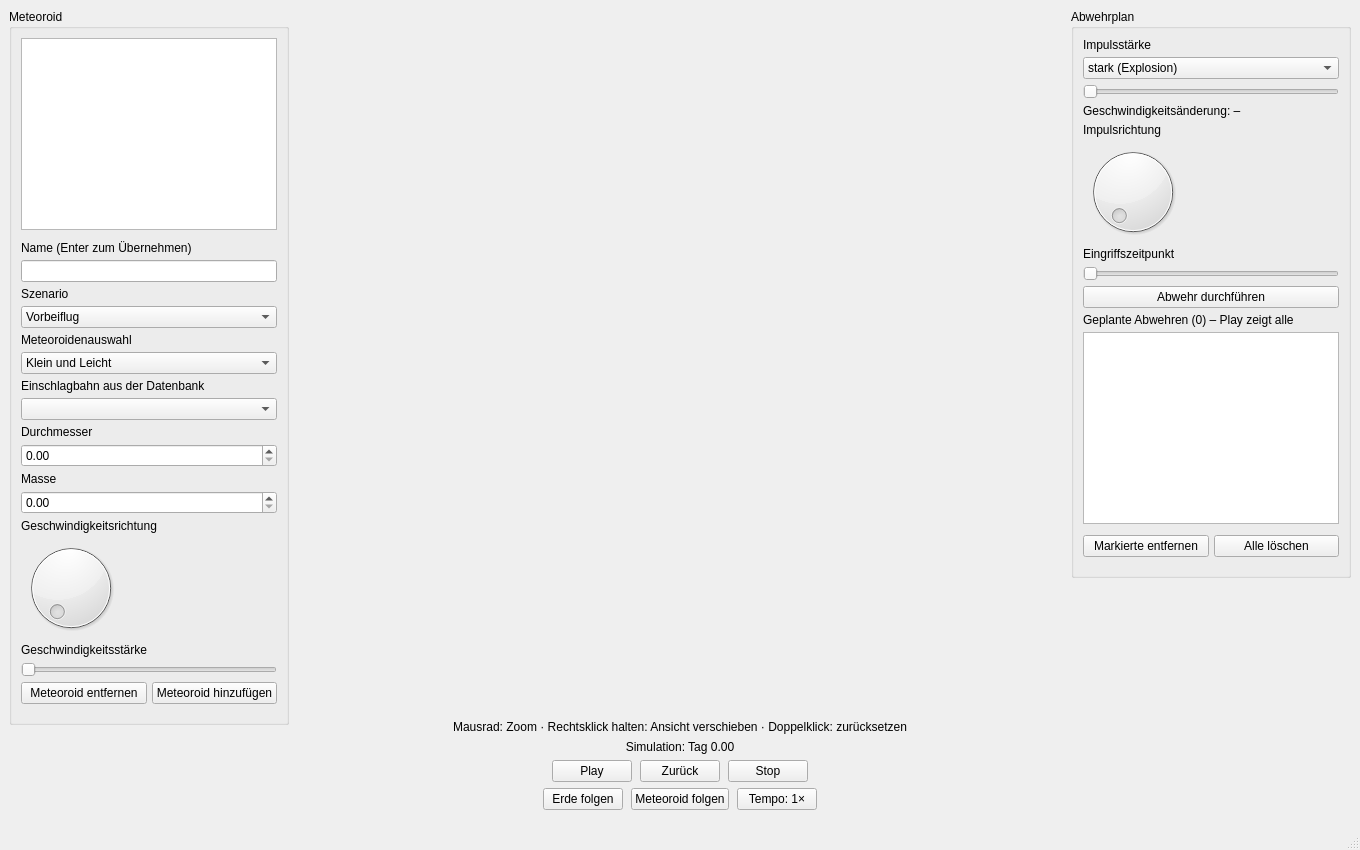
<?xml version='1.0' encoding='utf-8'?>
<ui version="4.0">
  <class>MainWindow</class>
  <widget class="QMainWindow" name="MainWindow">
    <property name="geometry">
      <rect>
        <x>0</x>
        <y>0</y>
        <width>1360</width>
        <height>850</height>
      </rect>
    </property>
    <property name="windowTitle">
      <string>SimTools – Meteoroidenabwehr</string>
    </property>
    <widget class="QWidget" name="centralwidget">
      <layout class="QHBoxLayout" name="horizontalLayout" stretch="0,1,0">
        <item alignment="Qt::AlignTop">
          <widget class="QGroupBox" name="meteoroid">
            <property name="title">
              <string>Meteoroid</string>
            </property>
            <layout class="QHBoxLayout" name="horizontalLayout_5">
              <item>
                <layout class="QVBoxLayout" name="verticalLayout">
                  <item>
                    <widget class="QListWidget" name="listWidget">
                      <property name="minimumHeight">
                        <number>96</number>
                      </property>
                      <property name="maximumHeight">
                        <number>96</number>
                      </property>
                    </widget>
                  </item>
                  <item>
                    <spacer name="meteoroidenListeAbstand">
                      <property name="orientation">
                        <enum>Qt::Orientation::Vertical</enum>
                      </property>
                      <property name="sizeType">
                        <enum>QSizePolicy::Fixed</enum>
                      </property>
                      <property name="sizeHint" stdset="0">
                        <size>
                          <width>20</width>
                          <height>6</height>
                        </size>
                      </property>
                    </spacer>
                  </item>
                  <item>
                    <widget class="QLabel" name="MeteoroidNameLabel">
                      <property name="text">
                        <string>Name (Enter zum Übernehmen)</string>
                      </property>
                    </widget>
                  </item>
                  <item>
                    <widget class="QLineEdit" name="MeteoroidNameEingabe">
                      <property name="minimumHeight">
                        <number>27</number>
                      </property>
                      <property name="maximumHeight">
                        <number>27</number>
                      </property>
                    </widget>
                  </item>
                  <item>
                    <widget class="QLabel" name="Szenario">
                      <property name="text">
                        <string>Szenario</string>
                      </property>
                    </widget>
                  </item>
                  <item>
                    <widget class="QComboBox" name="SzenarioAuswahl">
                      <item>
                        <property name="text">
                          <string>Vorbeiflug</string>
                        </property>
                      </item>
                      <item>
                        <property name="text">
                          <string>Kollision</string>
                        </property>
                      </item>
                      <property name="minimumHeight">
                        <number>27</number>
                      </property>
                      <property name="maximumHeight">
                        <number>27</number>
                      </property>
                    </widget>
                  </item>
                  <item>
                    <widget class="QLabel" name="Meteoroidenwahl">
                      <property name="text">
                        <string>Meteoroidenauswahl</string>
                      </property>
                    </widget>
                  </item>
                  <item>
                    <widget class="QComboBox" name="MeteoroidenAuswahl">
                      <item>
                        <property name="text">
                          <string>Klein und Leicht</string>
                        </property>
                      </item>
                      <item>
                        <property name="text">
                          <string>Eigener Meteoroid</string>
                        </property>
                      </item>
                      <item>
                        <property name="text">
                          <string>Groß und Schwer</string>
                        </property>
                      </item>
                      <property name="minimumHeight">
                        <number>27</number>
                      </property>
                      <property name="maximumHeight">
                        <number>27</number>
                      </property>
                    </widget>
                  </item>
                  <item>
                    <widget class="QLabel" name="KatalogLabel">
                      <property name="text">
                        <string>Einschlagbahn aus der Datenbank</string>
                      </property>
                    </widget>
                  </item>
                  <item>
                    <widget class="QComboBox" name="KatalogAuswahl">
                      <property name="minimumHeight">
                        <number>27</number>
                      </property>
                      <property name="maximumHeight">
                        <number>27</number>
                      </property>
                    </widget>
                  </item>
                  <item>
                    <widget class="QLabel" name="Durchmesser">
                      <property name="text">
                        <string>Durchmesser</string>
                      </property>
                    </widget>
                  </item>
                  <item>
                    <widget class="QDoubleSpinBox" name="GroesseEingabe">
                      <property name="minimumHeight">
                        <number>27</number>
                      </property>
                      <property name="maximumHeight">
                        <number>27</number>
                      </property>
                    </widget>
                  </item>
                  <item>
                    <widget class="QLabel" name="Masse">
                      <property name="text">
                        <string>Masse</string>
                      </property>
                    </widget>
                  </item>
                  <item>
                    <widget class="QDoubleSpinBox" name="GewichtEingabe">
                      <property name="minimumHeight">
                        <number>27</number>
                      </property>
                      <property name="maximumHeight">
                        <number>27</number>
                      </property>
                    </widget>
                  </item>
                  <item>
                    <widget class="QLabel" name="Geschwindigkeit">
                      <property name="text">
                        <string>Geschwindigkeitsrichtung</string>
                      </property>
                    </widget>
                  </item>
                  <item>
                    <widget class="QDial" name="GeschwindigkeitsRichtung">
                      <property name="minimumWidth">
                        <number>78</number>
                      </property>
                      <property name="maximumWidth">
                        <number>78</number>
                      </property>
                      <property name="minimumHeight">
                        <number>78</number>
                      </property>
                      <property name="maximumHeight">
                        <number>78</number>
                      </property>
                      <property name="sizePolicy">
                        <sizepolicy hsizetype="Fixed" vsizetype="Fixed">
                          <horstretch>0</horstretch>
                          <verstretch>0</verstretch>
                        </sizepolicy>
                      </property>
                    </widget>
                  </item>
                  <item>
                    <widget class="QLabel" name="Geschwindigkeitsstaerke">
                      <property name="text">
                        <string>Geschwindigkeitsstärke</string>
                      </property>
                    </widget>
                  </item>
                  <item>
                    <widget class="QSlider" name="GeschwindigkeitRegler">
                      <property name="orientation">
                        <enum>Qt::Orientation::Horizontal</enum>
                      </property>
                    </widget>
                  </item>
                  <item>
                    <layout class="QHBoxLayout" name="meteoroidButtonLayout">
                      <item>
                        <widget class="QPushButton" name="MeteoroidEntfernen">
                          <property name="text">
                            <string>Meteoroid entfernen</string>
                          </property>
                          <property name="minimumHeight">
                            <number>30</number>
                          </property>
                          <property name="maximumHeight">
                            <number>30</number>
                          </property>
                        </widget>
                      </item>
                      <item>
                        <widget class="QPushButton" name="MeteoroidHinzufuegen">
                          <property name="text">
                            <string>Meteoroid hinzufügen</string>
                          </property>
                          <property name="minimumHeight">
                            <number>30</number>
                          </property>
                          <property name="maximumHeight">
                            <number>30</number>
                          </property>
                        </widget>
                      </item>
                    </layout>
                  </item>
                  <property name="spacing">
                    <number>5</number>
                  </property>
                  <item>
                    <spacer name="meteoroidenUntenAbstand">
                      <property name="orientation">
                        <enum>Qt::Orientation::Vertical</enum>
                      </property>
                      <property name="sizeType">
                        <enum>QSizePolicy::Fixed</enum>
                      </property>
                      <property name="sizeHint" stdset="0">
                        <size>
                          <width>20</width>
                          <height>9</height>
                        </size>
                      </property>
                    </spacer>
                  </item>
                </layout>
              </item>
            </layout>
            <property name="minimumWidth">
              <number>325</number>
            </property>
            <property name="maximumWidth">
              <number>325</number>
            </property>
            <property name="sizePolicy">
              <sizepolicy hsizetype="Fixed" vsizetype="Fixed">
                <horstretch>0</horstretch>
                <verstretch>0</verstretch>
              </sizepolicy>
            </property>
          </widget>
        </item>
        <item>
          <widget class="QWidget" name="Simulationsbereich">
            <layout class="QVBoxLayout" name="verticalLayout_4">
              <item>
                <layout class="QVBoxLayout" name="verticalLayout_3" stretch="1,0,0,0,0">
                  <item>
                    <widget class="QWidget" name="widget">
                      <property name="sizePolicy">
                        <sizepolicy hsizetype="Expanding" vsizetype="Expanding">
                          <horstretch>0</horstretch>
                          <verstretch>0</verstretch>
                        </sizepolicy>
                      </property>
                    </widget>
                  </item>
                  <item>
                    <widget class="QLabel" name="ZoomHinweis">
                      <property name="text">
                        <string>Mausrad: Zoom · Rechtsklick halten: Ansicht verschieben · Doppelklick: zurücksetzen</string>
                      </property>
                      <property name="sizePolicy">
                        <sizepolicy hsizetype="Preferred" vsizetype="Fixed">
                          <horstretch>0</horstretch>
                          <verstretch>0</verstretch>
                        </sizepolicy>
                      </property>
                      <property name="alignment">
                        <set>Qt::AlignCenter</set>
                      </property>
                    </widget>
                  </item>
                  <item>
                    <widget class="QLabel" name="SimulationszeitLabel">
                      <property name="text">
                        <string>Simulation: Tag 0.00</string>
                      </property>
                      <property name="sizePolicy">
                        <sizepolicy hsizetype="Preferred" vsizetype="Fixed">
                          <horstretch>0</horstretch>
                          <verstretch>0</verstretch>
                        </sizepolicy>
                      </property>
                      <property name="alignment">
                        <set>Qt::AlignCenter</set>
                      </property>
                    </widget>
                  </item>
                  <item>
                    <layout class="QHBoxLayout" name="horizontalLayout_2">
                      <item>
                        <spacer name="horizontalLayout_2_links">
                          <property name="orientation">
                            <enum>Qt::Orientation::Horizontal</enum>
                          </property>
                          <property name="sizeType">
                            <enum>QSizePolicy::Expanding</enum>
                          </property>
                          <property name="sizeHint" stdset="0">
                            <size>
                              <width>20</width>
                              <height>20</height>
                            </size>
                          </property>
                        </spacer>
                      </item>
                      <item>
                        <widget class="QPushButton" name="PlayButton">
                          <property name="text">
                            <string>Play</string>
                          </property>
                          <property name="minimumWidth">
                            <number>94</number>
                          </property>
                          <property name="maximumWidth">
                            <number>94</number>
                          </property>
                          <property name="minimumHeight">
                            <number>30</number>
                          </property>
                          <property name="maximumHeight">
                            <number>30</number>
                          </property>
                          <property name="sizePolicy">
                            <sizepolicy hsizetype="Fixed" vsizetype="Fixed">
                              <horstretch>0</horstretch>
                              <verstretch>0</verstretch>
                            </sizepolicy>
                          </property>
                        </widget>
                      </item>
                      <item>
                        <widget class="QPushButton" name="ZurueckButton">
                          <property name="text">
                            <string>Zurück</string>
                          </property>
                          <property name="minimumWidth">
                            <number>94</number>
                          </property>
                          <property name="maximumWidth">
                            <number>94</number>
                          </property>
                          <property name="minimumHeight">
                            <number>30</number>
                          </property>
                          <property name="maximumHeight">
                            <number>30</number>
                          </property>
                          <property name="sizePolicy">
                            <sizepolicy hsizetype="Fixed" vsizetype="Fixed">
                              <horstretch>0</horstretch>
                              <verstretch>0</verstretch>
                            </sizepolicy>
                          </property>
                        </widget>
                      </item>
                      <item>
                        <widget class="QPushButton" name="StopButton">
                          <property name="text">
                            <string>Stop</string>
                          </property>
                          <property name="minimumWidth">
                            <number>94</number>
                          </property>
                          <property name="maximumWidth">
                            <number>94</number>
                          </property>
                          <property name="minimumHeight">
                            <number>30</number>
                          </property>
                          <property name="maximumHeight">
                            <number>30</number>
                          </property>
                          <property name="sizePolicy">
                            <sizepolicy hsizetype="Fixed" vsizetype="Fixed">
                              <horstretch>0</horstretch>
                              <verstretch>0</verstretch>
                            </sizepolicy>
                          </property>
                        </widget>
                      </item>
                      <item>
                        <spacer name="horizontalLayout_2_rechts">
                          <property name="orientation">
                            <enum>Qt::Orientation::Horizontal</enum>
                          </property>
                          <property name="sizeType">
                            <enum>QSizePolicy::Expanding</enum>
                          </property>
                          <property name="sizeHint" stdset="0">
                            <size>
                              <width>20</width>
                              <height>20</height>
                            </size>
                          </property>
                        </spacer>
                      </item>
                      <property name="spacing">
                        <number>8</number>
                      </property>
                    </layout>
                  </item>
                  <item>
                    <layout class="QHBoxLayout" name="horizontalLayout_3">
                      <item>
                        <spacer name="horizontalLayout_3_links">
                          <property name="orientation">
                            <enum>Qt::Orientation::Horizontal</enum>
                          </property>
                          <property name="sizeType">
                            <enum>QSizePolicy::Expanding</enum>
                          </property>
                          <property name="sizeHint" stdset="0">
                            <size>
                              <width>20</width>
                              <height>20</height>
                            </size>
                          </property>
                        </spacer>
                      </item>
                      <item>
                        <widget class="QPushButton" name="ErdeFolgenButton">
                          <property name="text">
                            <string>Erde folgen</string>
                          </property>
                          <property name="minimumWidth">
                            <number>114</number>
                          </property>
                          <property name="maximumWidth">
                            <number>114</number>
                          </property>
                          <property name="minimumHeight">
                            <number>30</number>
                          </property>
                          <property name="maximumHeight">
                            <number>30</number>
                          </property>
                          <property name="sizePolicy">
                            <sizepolicy hsizetype="Fixed" vsizetype="Fixed">
                              <horstretch>0</horstretch>
                              <verstretch>0</verstretch>
                            </sizepolicy>
                          </property>
                        </widget>
                      </item>
                      <item>
                        <widget class="QPushButton" name="MeteoroidFolgenButton">
                          <property name="text">
                            <string>Meteoroid folgen</string>
                          </property>
                          <property name="minimumWidth">
                            <number>135</number>
                          </property>
                          <property name="maximumWidth">
                            <number>135</number>
                          </property>
                          <property name="minimumHeight">
                            <number>30</number>
                          </property>
                          <property name="maximumHeight">
                            <number>30</number>
                          </property>
                          <property name="sizePolicy">
                            <sizepolicy hsizetype="Fixed" vsizetype="Fixed">
                              <horstretch>0</horstretch>
                              <verstretch>0</verstretch>
                            </sizepolicy>
                          </property>
                        </widget>
                      </item>
                      <item>
                        <widget class="QPushButton" name="SimulationTempoButton">
                          <property name="text">
                            <string>Tempo: 1×</string>
                          </property>
                          <property name="toolTip">
                            <string>Abspielgeschwindigkeit wählen (0,5× bis 4×)</string>
                          </property>
                          <property name="minimumWidth">
                            <number>112</number>
                          </property>
                          <property name="maximumWidth">
                            <number>112</number>
                          </property>
                          <property name="minimumHeight">
                            <number>30</number>
                          </property>
                          <property name="maximumHeight">
                            <number>30</number>
                          </property>
                          <property name="sizePolicy">
                            <sizepolicy hsizetype="Fixed" vsizetype="Fixed">
                              <horstretch>0</horstretch>
                              <verstretch>0</verstretch>
                            </sizepolicy>
                          </property>
                        </widget>
                      </item>
                      <item>
                        <spacer name="horizontalLayout_3_rechts">
                          <property name="orientation">
                            <enum>Qt::Orientation::Horizontal</enum>
                          </property>
                          <property name="sizeType">
                            <enum>QSizePolicy::Expanding</enum>
                          </property>
                          <property name="sizeHint" stdset="0">
                            <size>
                              <width>20</width>
                              <height>20</height>
                            </size>
                          </property>
                        </spacer>
                      </item>
                      <property name="spacing">
                        <number>8</number>
                      </property>
                    </layout>
                  </item>
                </layout>
              </item>
            </layout>
            <property name="sizePolicy">
              <sizepolicy hsizetype="Expanding" vsizetype="Expanding">
                <horstretch>0</horstretch>
                <verstretch>0</verstretch>
              </sizepolicy>
            </property>
          </widget>
        </item>
        <item alignment="Qt::AlignTop">
          <widget class="QGroupBox" name="abwehrplan">
            <property name="title">
              <string>Abwehrplan</string>
            </property>
            <layout class="QHBoxLayout" name="horizontalLayout_4">
              <item>
                <layout class="QVBoxLayout" name="verticalLayout_2">
                  <item>
                    <widget class="QLabel" name="Impulsstaerke">
                      <property name="text">
                        <string>Impulsstärke</string>
                      </property>
                    </widget>
                  </item>
                  <item>
                    <widget class="QComboBox" name="ImpulsstaerkeAuswahl">
                      <item>
                        <property name="text">
                          <string>stark (Explosion)</string>
                        </property>
                      </item>
                      <item>
                        <property name="text">
                          <string>mittel (Rakete)</string>
                        </property>
                      </item>
                      <item>
                        <property name="text">
                          <string>leicht (Satellitenstoß)</string>
                        </property>
                      </item>
                      <item>
                        <property name="text">
                          <string>Eigene Stärke</string>
                        </property>
                      </item>
                      <property name="minimumHeight">
                        <number>27</number>
                      </property>
                      <property name="maximumHeight">
                        <number>27</number>
                      </property>
                    </widget>
                  </item>
                  <item>
                    <widget class="QSlider" name="EigeneImpulsstaerke">
                      <property name="orientation">
                        <enum>Qt::Orientation::Horizontal</enum>
                      </property>
                    </widget>
                  </item>
                  <item>
                    <widget class="QLabel" name="ImpulswirkungLabel">
                      <property name="text">
                        <string>Geschwindigkeitsänderung: –</string>
                      </property>
                    </widget>
                  </item>
                  <item>
                    <widget class="QLabel" name="Impulsrichtung">
                      <property name="text">
                        <string>Impulsrichtung</string>
                      </property>
                    </widget>
                  </item>
                  <item>
                    <widget class="QDial" name="ImpulsrichtungRegler">
                      <property name="maximum">
                        <number>359</number>
                      </property>
                      <property name="minimumWidth">
                        <number>78</number>
                      </property>
                      <property name="maximumWidth">
                        <number>78</number>
                      </property>
                      <property name="minimumHeight">
                        <number>78</number>
                      </property>
                      <property name="maximumHeight">
                        <number>78</number>
                      </property>
                      <property name="sizePolicy">
                        <sizepolicy hsizetype="Fixed" vsizetype="Fixed">
                          <horstretch>0</horstretch>
                          <verstretch>0</verstretch>
                        </sizepolicy>
                      </property>
                    </widget>
                  </item>
                  <item>
                    <widget class="QLabel" name="Eingriffszeitpunkt">
                      <property name="text">
                        <string>Eingriffszeitpunkt</string>
                      </property>
                    </widget>
                  </item>
                  <item>
                    <widget class="QSlider" name="EingriffszeitpunktRegler">
                      <property name="orientation">
                        <enum>Qt::Orientation::Horizontal</enum>
                      </property>
                    </widget>
                  </item>
                  <item>
                    <widget class="QPushButton" name="AbwehrDurchfuehrung">
                      <property name="text">
                        <string>Abwehr durchführen</string>
                      </property>
                      <property name="minimumHeight">
                        <number>30</number>
                      </property>
                      <property name="maximumHeight">
                        <number>30</number>
                      </property>
                    </widget>
                  </item>
                  <item>
                    <widget class="QLabel" name="GeplanteAbwehrenLabel">
                      <property name="text">
                        <string>Geplante Abwehren (0) – Play zeigt alle</string>
                      </property>
                    </widget>
                  </item>
                  <item>
                    <widget class="QListWidget" name="GeplanteAbwehren">
                      <property name="toolTip">
                        <string>Alle vorgemerkten Impulse (Tag | Meteoroid | Winkel | Stärke)</string>
                      </property>
                      <property name="minimumHeight">
                        <number>90</number>
                      </property>
                      <property name="maximumHeight">
                        <number>90</number>
                      </property>
                    </widget>
                  </item>
                  <item>
                    <spacer name="abwehrenListeAbstand">
                      <property name="orientation">
                        <enum>Qt::Orientation::Vertical</enum>
                      </property>
                      <property name="sizeType">
                        <enum>QSizePolicy::Fixed</enum>
                      </property>
                      <property name="sizeHint" stdset="0">
                        <size>
                          <width>20</width>
                          <height>6</height>
                        </size>
                      </property>
                    </spacer>
                  </item>
                  <item>
                    <layout class="QHBoxLayout" name="abwehrQueueButtons">
                      <item>
                        <widget class="QPushButton" name="AbwehrEntfernen">
                          <property name="text">
                            <string>Markierte entfernen</string>
                          </property>
                          <property name="minimumHeight">
                            <number>30</number>
                          </property>
                          <property name="maximumHeight">
                            <number>30</number>
                          </property>
                        </widget>
                      </item>
                      <item>
                        <widget class="QPushButton" name="AlleAbwehrenLoeschen">
                          <property name="text">
                            <string>Alle löschen</string>
                          </property>
                          <property name="minimumHeight">
                            <number>30</number>
                          </property>
                          <property name="maximumHeight">
                            <number>30</number>
                          </property>
                        </widget>
                      </item>
                    </layout>
                  </item>
                  <property name="spacing">
                    <number>5</number>
                  </property>
                  <item>
                    <spacer name="abwehrenUntenAbstand">
                      <property name="orientation">
                        <enum>Qt::Orientation::Vertical</enum>
                      </property>
                      <property name="sizeType">
                        <enum>QSizePolicy::Fixed</enum>
                      </property>
                      <property name="sizeHint" stdset="0">
                        <size>
                          <width>20</width>
                          <height>9</height>
                        </size>
                      </property>
                    </spacer>
                  </item>
                </layout>
              </item>
            </layout>
            <property name="minimumWidth">
              <number>300</number>
            </property>
            <property name="maximumWidth">
              <number>300</number>
            </property>
            <property name="sizePolicy">
              <sizepolicy hsizetype="Fixed" vsizetype="Fixed">
                <horstretch>0</horstretch>
                <verstretch>0</verstretch>
              </sizepolicy>
            </property>
          </widget>
        </item>
        <property name="spacing">
          <number>8</number>
        </property>
      </layout>
    </widget>
    <widget class="QMenuBar" name="menubar" />
    <widget class="QStatusBar" name="statusbar" />
    <property name="minimumSize">
      <size>
        <width>1120</width>
        <height>735</height>
      </size>
    </property>
  </widget>
  <resources />
  <connections />
</ui>
